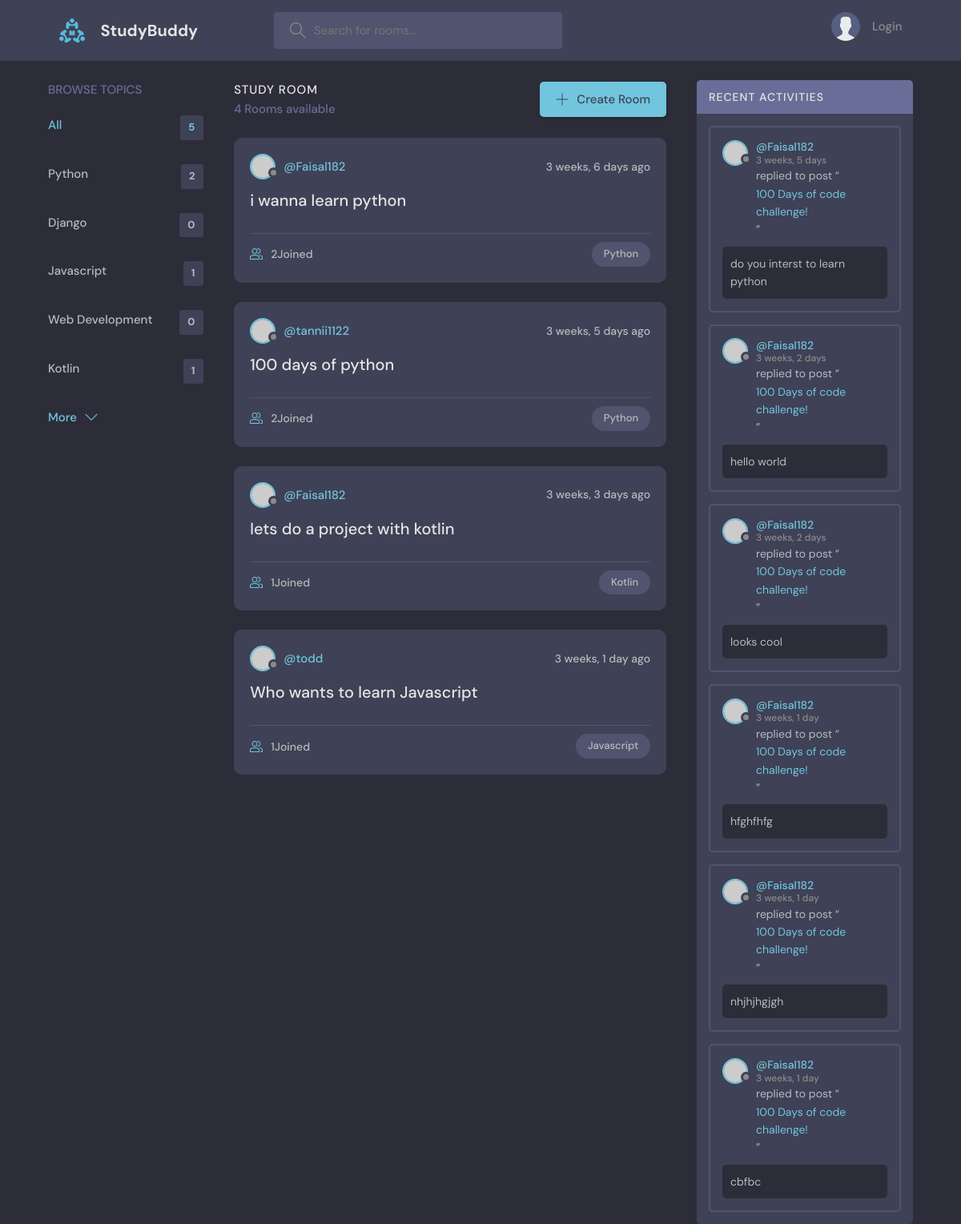
The page / on the database its author committed.
### base/models.py (models this page shows, shortened)
class Topic(models.Model):
    name=models.CharField(max_length=200)

class Room(models.Model):
    host=models.ForeignKey(User, on_delete=models.SET_NULL, null=True)
    topic=models.ForeignKey(Topic, on_delete=models.SET_NULL, null=True)
    name=models.CharField(max_length=200)
    description=models.TextField(null=True, blank=True)
    participants= models.ManyToManyField(User, related_name='participants', blank=True)
    updated=models.DateTimeField(auto_now=True)
    created=models.DateTimeField(auto_now_add=True)
    class Meta:
        ordering=['updated', 'created']

class Message(models.Model):
    user =models.ForeignKey(User, on_delete=models.CASCADE)
    room = models.ForeignKey(Room, on_delete=models.CASCADE)
    body=models.TextField()
    updated=models.DateTimeField(auto_now=True)
    created=models.DateTimeField(auto_now_add=True)
    class Meta:
        ordering=['updated', 'created']

### base/views.py (the view)
# urls.py: path('', views.home, name="home"),
def home(request):
    q=request.GET.get('q') if request.GET.get('q') != None else ''
    rooms=Room.objects.filter(
        Q(topic__name__icontains=q)|
        Q(name__contains=q)|
        Q(description__icontains=q)
    )
    topics=Topic.objects.all()[0:5]
    room_count=rooms.count()
    room_messages=Message.objects.filter(room__topic__name__icontains=q)
    context={'rooms': rooms, 'topics':topics, 'room_count': room_count, 'room_messages':room_messages}
    return render(request, 'base/home.html', context)

### base/templates/base/home.html (shortened to what this page needs)
{% extends 'main.html' %}
{% block content %}
    <main class="layout layout--3">
      <div class="container">
        {% include 'base/topics_component.html' %}
        <div class="roomList">
          <div class="roomList__header">
            <div>
              <h2>Study Room</h2>
              <p>{{room_count}} Rooms available</p>
            </div>
            <a class="btn btn--main" href="{% url 'create-room' %}">
              <svg version="1.1" xmlns="http://www.w3.org/2000/svg" width="32" height="32" viewBox="0 0 32 32">
                <title>add</title>
                <path
                  d="M16.943 0.943h-1.885v14.115h-14.115v1.885h14.115v14.115h1.885v-14.115h14.115v-1.885h-14.115v-14.115z"
                ></path>
              </svg>
              Create Room
            </a>
          </div>
          {% include 'base/feed_component.html' %}
        </div>
        {% include 'base/activity_component.html' %}
      </div>
    </main>
    {% endblock %}

### base/templates/base/topics_component.html
<div class="topics">
    <div class="topics__header">
      <h2>Browse Topics</h2>
    </div>
    <ul class="topics__list">
      <li>
        <a href="{% url 'home' %}" class="active">All <span>{{topics.count}}</span></a>
      </li>
      {% for topic in topics %}
      <li>
        <a href="{% url 'home' %}?q={{topic.name}}">{{topic.name}} <span>{{topic.room_set.all.count}}</span></a>
      </li>
      {% endfor %}
    </ul>
    <a class="btn btn--link" href="{% url 'topics' %}">
      More
      <svg version="1.1" xmlns="http://www.w3.org/2000/svg" width="32" height="32" viewBox="0 0 32 32">
        <title>chevron-down</title>
        <path d="M16 21l-13-13h-3l16 16 16-16h-3l-13 13z"></path>
      </svg>
    </a>
  </div>

### base/templates/base/feed_component.html (shortened to what this page needs)
 {% for room in rooms %}
<div class="roomListRoom">
    <div class="roomListRoom__header">
      <a href="{% url 'user-profile' room.host.id %}" class="roomListRoom__author">
        <div class="avatar avatar--small">
          <img src="https://randomuser.me/api/portraits/women/11.jpg" />
        </div>
        <span>@{{room.host.username}}</span>
      </a>
      <div class="roomListRoom__actions">
        <span>{{room.created|timesince}} ago </span>
      </div>
    </div>
    <div class="roomListRoom__content">
      <a href="{% url 'room' room.id %}">{{room.name}}</room></a>
    </div>
    <div class="roomListRoom__meta">
      <a href="{% url 'room' room.id %}" class="roomListRoom__joined">
        {{room.participants.all.count}}Joined
      </a>
      <p class="roomListRoom__topic">{{room.topic.name}}</p>
    </div>
  </div>
  {% endfor %}

### base/templates/base/activity_component.html (shortened to what this page needs)
<div class="activities">
    <div class="activities__header">
        <h2>Recent Activities</h2>
    </div>
    {% for message in room_messages %}
    <div class="activities__box">
        <div class="activities__boxHeader roomListRoom__header">
            <a href="{% url 'user-profile' message.user.id %}" class="roomListRoom__author">
                <div class="avatar avatar--small">
                    <img src="https://randomuser.me/api/portraits/women/11.jpg" />
                </div>
                <p>
                    @{{message.user}}
                    <span>{{message.created|timesince}}</span>
                </p>
            </a>
        </div>
        <div class="activities__boxContent">
            <p>replied to post “<a href="{% url 'room' message.room.id %}">100 Days of code challenge!</a>”</p>
            <div class="activities__boxRoomContent">
               {{message.body}}
            </div>
        </div>
    </div>
    {% endfor %}
</div>

### rows shown on the page
Topic: name "Python", room_set.all.count "2"
Topic: name "Django", room_set.all.count "0"
Topic: name "Javascript", room_set.all.count "1"
Topic: name "Web Development", room_set.all.count "0"
Topic: name "Kotlin", room_set.all.count "1"
Room: host.username "Faisal182", created "3 weeks, 6 days", name "i wanna learn python", participants.all.count "2", topic.name "Python"
Room: host.username "tannii1122", created "3 weeks, 5 days", name "100 days of python", participants.all.count "2", topic.name "Python"
Room: host.username "Faisal182", created "3 weeks, 3 days", name "lets do a project with kotlin", participants.all.count "1", topic.name "Kotlin"
Room: host.username "todd", created "3 weeks, 1 day", name "Who wants to learn Javascript", participants.all.count "1", topic.name "Javascript"
Message: user "Faisal182", created "3 weeks, 5 days", body "do you interst to learn python"
Message: user "Faisal182", created "3 weeks, 2 days", body "hello world"
Message: user "Faisal182", created "3 weeks, 2 days", body "looks cool"
Message: user "Faisal182", created "3 weeks, 1 day", body "hfghfhfg"
Message: user "Faisal182", created "3 weeks, 1 day", body "nhjhjhgjgh"
Message: user "Faisal182", created "3 weeks, 1 day", body "cbfbc"

### other values the page prints
{{ topics.count }} "5"
{{ room_count }} "4"
